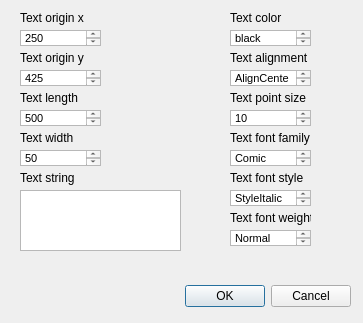
<?xml version="1.0" encoding="UTF-8"?>
<ui version="4.0">
 <class>addTextDetails</class>
 <widget class="QDialog" name="addTextDetails">
  <property name="geometry">
   <rect>
    <x>0</x>
    <y>0</y>
    <width>363</width>
    <height>323</height>
   </rect>
  </property>
  <property name="windowTitle">
   <string>Dialog</string>
  </property>
  <widget class="QDialogButtonBox" name="buttonBox">
   <property name="geometry">
    <rect>
     <x>10</x>
     <y>280</y>
     <width>341</width>
     <height>32</height>
    </rect>
   </property>
   <property name="orientation">
    <enum>Qt::Horizontal</enum>
   </property>
   <property name="standardButtons">
    <set>QDialogButtonBox::Cancel|QDialogButtonBox::Ok</set>
   </property>
  </widget>
  <widget class="QTextEdit" name="textEdit_9">
   <property name="geometry">
    <rect>
     <x>230</x>
     <y>190</y>
     <width>81</width>
     <height>16</height>
    </rect>
   </property>
   <property name="html">
    <string>&lt;!DOCTYPE HTML PUBLIC &quot;-//W3C//DTD HTML 4.0//EN&quot; &quot;http://www.w3.org/TR/REC-html40/strict.dtd&quot;&gt;
&lt;html&gt;&lt;head&gt;&lt;meta name=&quot;qrichtext&quot; content=&quot;1&quot; /&gt;&lt;style type=&quot;text/css&quot;&gt;
p, li { white-space: pre-wrap; }
&lt;/style&gt;&lt;/head&gt;&lt;body style=&quot; font-family:'MS Shell Dlg 2'; font-size:8.25pt; font-weight:400; font-style:normal;&quot;&gt;
&lt;p style=&quot; margin-top:0px; margin-bottom:0px; margin-left:0px; margin-right:0px; -qt-block-indent:0; text-indent:0px;&quot;&gt;StyleItalic&lt;/p&gt;&lt;/body&gt;&lt;/html&gt;</string>
   </property>
  </widget>
  <widget class="QTextEdit" name="textEdit_2">
   <property name="geometry">
    <rect>
     <x>20</x>
     <y>70</y>
     <width>81</width>
     <height>16</height>
    </rect>
   </property>
   <property name="html">
    <string>&lt;!DOCTYPE HTML PUBLIC &quot;-//W3C//DTD HTML 4.0//EN&quot; &quot;http://www.w3.org/TR/REC-html40/strict.dtd&quot;&gt;
&lt;html&gt;&lt;head&gt;&lt;meta name=&quot;qrichtext&quot; content=&quot;1&quot; /&gt;&lt;style type=&quot;text/css&quot;&gt;
p, li { white-space: pre-wrap; }
&lt;/style&gt;&lt;/head&gt;&lt;body style=&quot; font-family:'MS Shell Dlg 2'; font-size:8.25pt; font-weight:400; font-style:normal;&quot;&gt;
&lt;p style=&quot; margin-top:0px; margin-bottom:0px; margin-left:0px; margin-right:0px; -qt-block-indent:0; text-indent:0px;&quot;&gt;425&lt;/p&gt;&lt;/body&gt;&lt;/html&gt;</string>
   </property>
  </widget>
  <widget class="QLabel" name="label_3">
   <property name="geometry">
    <rect>
     <x>20</x>
     <y>90</y>
     <width>81</width>
     <height>16</height>
    </rect>
   </property>
   <property name="text">
    <string>Text length</string>
   </property>
  </widget>
  <widget class="QTextEdit" name="textEdit_8">
   <property name="geometry">
    <rect>
     <x>230</x>
     <y>150</y>
     <width>81</width>
     <height>16</height>
    </rect>
   </property>
   <property name="html">
    <string>&lt;!DOCTYPE HTML PUBLIC &quot;-//W3C//DTD HTML 4.0//EN&quot; &quot;http://www.w3.org/TR/REC-html40/strict.dtd&quot;&gt;
&lt;html&gt;&lt;head&gt;&lt;meta name=&quot;qrichtext&quot; content=&quot;1&quot; /&gt;&lt;style type=&quot;text/css&quot;&gt;
p, li { white-space: pre-wrap; }
&lt;/style&gt;&lt;/head&gt;&lt;body style=&quot; font-family:'MS Shell Dlg 2'; font-size:8.25pt; font-weight:400; font-style:normal;&quot;&gt;
&lt;p style=&quot; margin-top:0px; margin-bottom:0px; margin-left:0px; margin-right:0px; -qt-block-indent:0; text-indent:0px;&quot;&gt;Comic Sans MS&lt;/p&gt;&lt;/body&gt;&lt;/html&gt;</string>
   </property>
  </widget>
  <widget class="QLabel" name="label_8">
   <property name="geometry">
    <rect>
     <x>230</x>
     <y>90</y>
     <width>81</width>
     <height>16</height>
    </rect>
   </property>
   <property name="text">
    <string>Text point size</string>
   </property>
  </widget>
  <widget class="QLabel" name="label_11">
   <property name="geometry">
    <rect>
     <x>230</x>
     <y>210</y>
     <width>81</width>
     <height>16</height>
    </rect>
   </property>
   <property name="text">
    <string>Text font weight</string>
   </property>
  </widget>
  <widget class="QLabel" name="label_4">
   <property name="geometry">
    <rect>
     <x>20</x>
     <y>130</y>
     <width>81</width>
     <height>16</height>
    </rect>
   </property>
   <property name="text">
    <string>Text width</string>
   </property>
  </widget>
  <widget class="QLabel" name="label_2">
   <property name="geometry">
    <rect>
     <x>20</x>
     <y>50</y>
     <width>81</width>
     <height>16</height>
    </rect>
   </property>
   <property name="text">
    <string>Text origin y</string>
   </property>
  </widget>
  <widget class="QTextEdit" name="textEdit_6">
   <property name="geometry">
    <rect>
     <x>230</x>
     <y>70</y>
     <width>81</width>
     <height>16</height>
    </rect>
   </property>
   <property name="html">
    <string>&lt;!DOCTYPE HTML PUBLIC &quot;-//W3C//DTD HTML 4.0//EN&quot; &quot;http://www.w3.org/TR/REC-html40/strict.dtd&quot;&gt;
&lt;html&gt;&lt;head&gt;&lt;meta name=&quot;qrichtext&quot; content=&quot;1&quot; /&gt;&lt;style type=&quot;text/css&quot;&gt;
p, li { white-space: pre-wrap; }
&lt;/style&gt;&lt;/head&gt;&lt;body style=&quot; font-family:'MS Shell Dlg 2'; font-size:8.25pt; font-weight:400; font-style:normal;&quot;&gt;
&lt;p style=&quot; margin-top:0px; margin-bottom:0px; margin-left:0px; margin-right:0px; -qt-block-indent:0; text-indent:0px;&quot;&gt;AlignCenter&lt;/p&gt;&lt;/body&gt;&lt;/html&gt;</string>
   </property>
  </widget>
  <widget class="QPlainTextEdit" name="plainTextEdit">
   <property name="geometry">
    <rect>
     <x>20</x>
     <y>190</y>
     <width>161</width>
     <height>61</height>
    </rect>
   </property>
  </widget>
  <widget class="QLabel" name="label">
   <property name="geometry">
    <rect>
     <x>20</x>
     <y>10</y>
     <width>81</width>
     <height>16</height>
    </rect>
   </property>
   <property name="text">
    <string>Text origin x</string>
   </property>
  </widget>
  <widget class="QTextEdit" name="textEdit_3">
   <property name="geometry">
    <rect>
     <x>20</x>
     <y>110</y>
     <width>81</width>
     <height>16</height>
    </rect>
   </property>
   <property name="html">
    <string>&lt;!DOCTYPE HTML PUBLIC &quot;-//W3C//DTD HTML 4.0//EN&quot; &quot;http://www.w3.org/TR/REC-html40/strict.dtd&quot;&gt;
&lt;html&gt;&lt;head&gt;&lt;meta name=&quot;qrichtext&quot; content=&quot;1&quot; /&gt;&lt;style type=&quot;text/css&quot;&gt;
p, li { white-space: pre-wrap; }
&lt;/style&gt;&lt;/head&gt;&lt;body style=&quot; font-family:'MS Shell Dlg 2'; font-size:8.25pt; font-weight:400; font-style:normal;&quot;&gt;
&lt;p style=&quot; margin-top:0px; margin-bottom:0px; margin-left:0px; margin-right:0px; -qt-block-indent:0; text-indent:0px;&quot;&gt;500&lt;/p&gt;&lt;/body&gt;&lt;/html&gt;</string>
   </property>
  </widget>
  <widget class="QLabel" name="label_6">
   <property name="geometry">
    <rect>
     <x>230</x>
     <y>10</y>
     <width>81</width>
     <height>16</height>
    </rect>
   </property>
   <property name="text">
    <string>Text color</string>
   </property>
  </widget>
  <widget class="QLabel" name="label_5">
   <property name="geometry">
    <rect>
     <x>20</x>
     <y>170</y>
     <width>81</width>
     <height>16</height>
    </rect>
   </property>
   <property name="text">
    <string>Text string</string>
   </property>
  </widget>
  <widget class="QTextEdit" name="textEdit_4">
   <property name="geometry">
    <rect>
     <x>20</x>
     <y>150</y>
     <width>81</width>
     <height>16</height>
    </rect>
   </property>
   <property name="html">
    <string>&lt;!DOCTYPE HTML PUBLIC &quot;-//W3C//DTD HTML 4.0//EN&quot; &quot;http://www.w3.org/TR/REC-html40/strict.dtd&quot;&gt;
&lt;html&gt;&lt;head&gt;&lt;meta name=&quot;qrichtext&quot; content=&quot;1&quot; /&gt;&lt;style type=&quot;text/css&quot;&gt;
p, li { white-space: pre-wrap; }
&lt;/style&gt;&lt;/head&gt;&lt;body style=&quot; font-family:'MS Shell Dlg 2'; font-size:8.25pt; font-weight:400; font-style:normal;&quot;&gt;
&lt;p style=&quot; margin-top:0px; margin-bottom:0px; margin-left:0px; margin-right:0px; -qt-block-indent:0; text-indent:0px;&quot;&gt;50&lt;/p&gt;&lt;/body&gt;&lt;/html&gt;</string>
   </property>
  </widget>
  <widget class="QLabel" name="label_9">
   <property name="geometry">
    <rect>
     <x>230</x>
     <y>130</y>
     <width>81</width>
     <height>16</height>
    </rect>
   </property>
   <property name="text">
    <string>Text font family</string>
   </property>
  </widget>
  <widget class="QTextEdit" name="textEdit">
   <property name="geometry">
    <rect>
     <x>20</x>
     <y>30</y>
     <width>81</width>
     <height>16</height>
    </rect>
   </property>
   <property name="html">
    <string>&lt;!DOCTYPE HTML PUBLIC &quot;-//W3C//DTD HTML 4.0//EN&quot; &quot;http://www.w3.org/TR/REC-html40/strict.dtd&quot;&gt;
&lt;html&gt;&lt;head&gt;&lt;meta name=&quot;qrichtext&quot; content=&quot;1&quot; /&gt;&lt;style type=&quot;text/css&quot;&gt;
p, li { white-space: pre-wrap; }
&lt;/style&gt;&lt;/head&gt;&lt;body style=&quot; font-family:'MS Shell Dlg 2'; font-size:8.25pt; font-weight:400; font-style:normal;&quot;&gt;
&lt;p style=&quot; margin-top:0px; margin-bottom:0px; margin-left:0px; margin-right:0px; -qt-block-indent:0; text-indent:0px;&quot;&gt;250&lt;/p&gt;&lt;/body&gt;&lt;/html&gt;</string>
   </property>
  </widget>
  <widget class="QTextEdit" name="textEdit_5">
   <property name="geometry">
    <rect>
     <x>230</x>
     <y>30</y>
     <width>81</width>
     <height>16</height>
    </rect>
   </property>
   <property name="html">
    <string>&lt;!DOCTYPE HTML PUBLIC &quot;-//W3C//DTD HTML 4.0//EN&quot; &quot;http://www.w3.org/TR/REC-html40/strict.dtd&quot;&gt;
&lt;html&gt;&lt;head&gt;&lt;meta name=&quot;qrichtext&quot; content=&quot;1&quot; /&gt;&lt;style type=&quot;text/css&quot;&gt;
p, li { white-space: pre-wrap; }
&lt;/style&gt;&lt;/head&gt;&lt;body style=&quot; font-family:'MS Shell Dlg 2'; font-size:8.25pt; font-weight:400; font-style:normal;&quot;&gt;
&lt;p style=&quot; margin-top:0px; margin-bottom:0px; margin-left:0px; margin-right:0px; -qt-block-indent:0; text-indent:0px;&quot;&gt;black&lt;/p&gt;&lt;/body&gt;&lt;/html&gt;</string>
   </property>
  </widget>
  <widget class="QTextEdit" name="textEdit_7">
   <property name="geometry">
    <rect>
     <x>230</x>
     <y>110</y>
     <width>81</width>
     <height>16</height>
    </rect>
   </property>
   <property name="html">
    <string>&lt;!DOCTYPE HTML PUBLIC &quot;-//W3C//DTD HTML 4.0//EN&quot; &quot;http://www.w3.org/TR/REC-html40/strict.dtd&quot;&gt;
&lt;html&gt;&lt;head&gt;&lt;meta name=&quot;qrichtext&quot; content=&quot;1&quot; /&gt;&lt;style type=&quot;text/css&quot;&gt;
p, li { white-space: pre-wrap; }
&lt;/style&gt;&lt;/head&gt;&lt;body style=&quot; font-family:'MS Shell Dlg 2'; font-size:8.25pt; font-weight:400; font-style:normal;&quot;&gt;
&lt;p style=&quot; margin-top:0px; margin-bottom:0px; margin-left:0px; margin-right:0px; -qt-block-indent:0; text-indent:0px;&quot;&gt;10&lt;/p&gt;&lt;/body&gt;&lt;/html&gt;</string>
   </property>
  </widget>
  <widget class="QLabel" name="label_7">
   <property name="geometry">
    <rect>
     <x>230</x>
     <y>50</y>
     <width>81</width>
     <height>16</height>
    </rect>
   </property>
   <property name="text">
    <string>Text alignment</string>
   </property>
  </widget>
  <widget class="QTextEdit" name="textEdit_10">
   <property name="geometry">
    <rect>
     <x>230</x>
     <y>230</y>
     <width>81</width>
     <height>16</height>
    </rect>
   </property>
   <property name="html">
    <string>&lt;!DOCTYPE HTML PUBLIC &quot;-//W3C//DTD HTML 4.0//EN&quot; &quot;http://www.w3.org/TR/REC-html40/strict.dtd&quot;&gt;
&lt;html&gt;&lt;head&gt;&lt;meta name=&quot;qrichtext&quot; content=&quot;1&quot; /&gt;&lt;style type=&quot;text/css&quot;&gt;
p, li { white-space: pre-wrap; }
&lt;/style&gt;&lt;/head&gt;&lt;body style=&quot; font-family:'MS Shell Dlg 2'; font-size:8.25pt; font-weight:400; font-style:normal;&quot;&gt;
&lt;p style=&quot; margin-top:0px; margin-bottom:0px; margin-left:0px; margin-right:0px; -qt-block-indent:0; text-indent:0px;&quot;&gt;Normal&lt;/p&gt;&lt;/body&gt;&lt;/html&gt;</string>
   </property>
  </widget>
  <widget class="QLabel" name="label_10">
   <property name="geometry">
    <rect>
     <x>230</x>
     <y>170</y>
     <width>81</width>
     <height>16</height>
    </rect>
   </property>
   <property name="text">
    <string>Text font style</string>
   </property>
  </widget>
 </widget>
 <resources/>
 <connections>
  <connection>
   <sender>buttonBox</sender>
   <signal>accepted()</signal>
   <receiver>addTextDetails</receiver>
   <slot>accept()</slot>
   <hints>
    <hint type="sourcelabel">
     <x>248</x>
     <y>254</y>
    </hint>
    <hint type="destinationlabel">
     <x>157</x>
     <y>274</y>
    </hint>
   </hints>
  </connection>
  <connection>
   <sender>buttonBox</sender>
   <signal>rejected()</signal>
   <receiver>addTextDetails</receiver>
   <slot>reject()</slot>
   <hints>
    <hint type="sourcelabel">
     <x>316</x>
     <y>260</y>
    </hint>
    <hint type="destinationlabel">
     <x>286</x>
     <y>274</y>
    </hint>
   </hints>
  </connection>
 </connections>
</ui>
